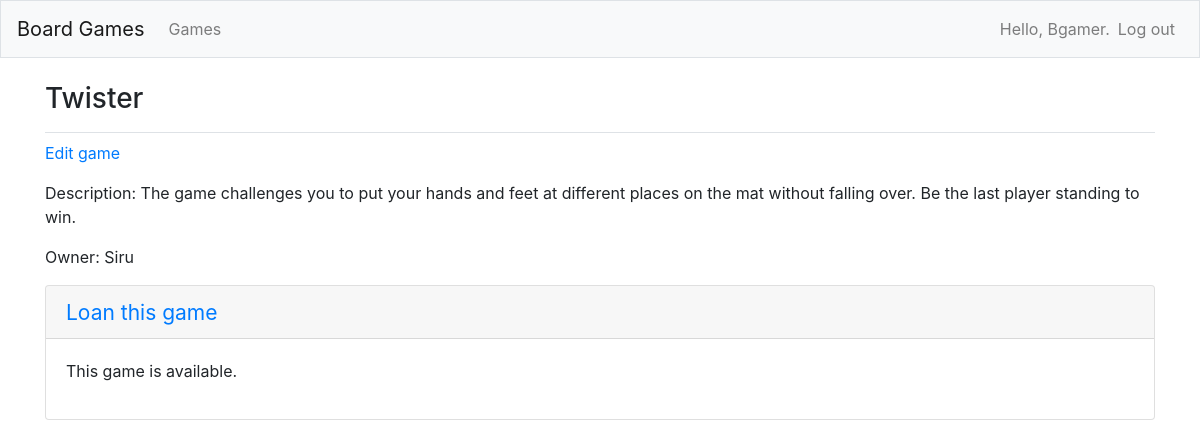
/games/5/ (signed in), run on an earlier commit of the app's database.
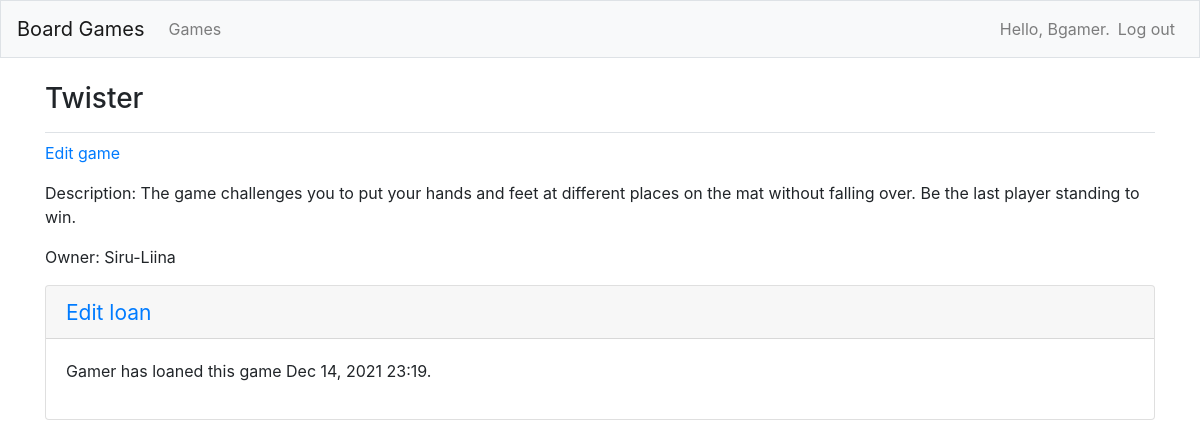
And on a later commit of the database.
### boardgames/models.py (models this page shows, shortened)
class Game(models.Model):
    text = models.CharField(max_length=250)
    description = models.TextField(default="Describe your game")
    owner = models.CharField(default="Owner", max_length=250)
    date_added = models.DateTimeField(auto_now_add=True)
    def __str__(self):
        return self.text

class Loan(models.Model):
    loaner = models.CharField(max_length=50, default="Write your name")
    on_loan = models.BooleanField(default=False)
    date_modified = models.DateTimeField(auto_now_add=True)
    game = models.ForeignKey(Game, on_delete=models.CASCADE)

### boardgames/views.py (the view)
# urls.py: path('games/<int:game_id>/', views.game, name='game'),
@login_required
def game(request, game_id):
    game = Game.objects.get(id=game_id)
    loans = game.loan_set.order_by('loaner')
    context = {'game': game, 'loans': loans}
    return render(request, 'boardgames/game.html', context)

### boardgames/templates/boardgames/game.html
{% extends "boardgames/base.html" %}
{% block page_header %}
  <h3>{{ game }}</h3>
{% endblock page_header %}
{% block content %}
<p><a href="{% url 'boardgames:edit_game' game.id %}">
  Edit game</a></p>
<p>Description: {{ game.description }}</p>
<p>Owner: {{ game.owner }}</p>
  {% for loan in loans %}
    <div class="card mb-3">
      <h4 class="card-header">
        <small><a href="{% url 'boardgames:edit_loan' loan.id %}">
              Edit loan</a></small>
        </h4>
        <div class="card-body">
          <p>{{ loan.loaner }} {% if loan.on_loan == True %} has loaned this game
            {{ loan.date_modified|date:'M d, Y H:i' }}.
        </div>
      </div>
{%endif%}
{%empty%}
  <div class="card mb-3">
    <h4 class="card-header">
      <small><a href="{% url 'boardgames:new_loan' game.id %}">Loan this game</a></small>
      </h4>
      <div class="card-body">
        <p>This game is available.
      </div>
    </div>
{%endfor%}
{%endblock content%}

### boardgames/templates/boardgames/base.html (shortened to what this page needs)
{% load bootstrap4 %}
<!doctype html>
<html lang="en">
<head>
  {% bootstrap_css %}
</head>
<body>
    <nav class="navbar navbar-expand-md navbar-light bg-light mb-4 border">
      <a class="navbar-brand" href="{% url 'boardgames:index'%}">
          Board Games</a>
        <div class="collapse navbar-collapse" id="navbarCollapse">
            <ul class="navbar-nav mr-auto">
              <li class="nav-item">
                <a class="nav-link" href="{% url 'boardgames:games'%}">
                    Games</a></li>
            </ul>
            <ul class="navbar-nav ml-auto">
                {% if user.is_authenticated %}
                  <li class="nav-item">
                    <span class="navbar-text">Hello, {{ user.username }}.</span>
                  </li>
                  <li class="nav-item">
                    <a class="nav-link" href="{% url 'users:logout' %}">Log out</a>
                  </li>
                {% else %}
                  <li class="nav-item">
                    <a class="nav-link" href="{% url 'users:register' %}">Register</a>
                  </li>
                  <li class="nav-item">
                    <a class="nav-link" href="{% url 'users:login' %}">Log in</a></li>
                {% endif %}
              </ul>
            </div>
          </nav>
          <main role="main" class="container">
            <div class="pb-2 mb-2 border-bottom">
              {% block page_header %}{% endblock page_header %}
            </div>
            <div>
              {% block content %}{% endblock content %}
            </div>
          </main>
        </body>
        </html>

What changed in the data, as far as the page shows it:
changed Game "Twister": owner "Siru" → "Siru-Liina"
added Loan: loaner "Gamer", date_modified "Dec 14, 2021 23:19"
Also different on the page:
text no longer shown: "Loan this game This game is available."
